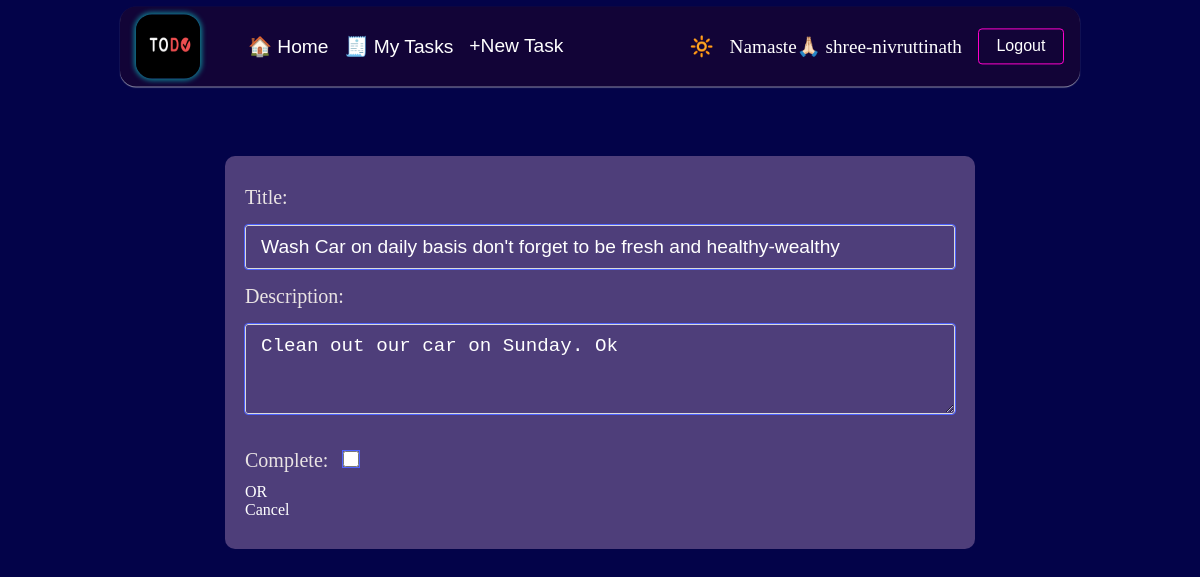
The app's page /task_update/2 (signed in) with its own data.
### base/models.py (models this page shows, shortened)
class Task(models.Model):
  user = models.ForeignKey(User, on_delete=models.CASCADE, null=True, blank=True)
  title = models.CharField(max_length=200, null=True, blank=True)
  description = models.TextField(null=True, blank=True)
  complete = models.BooleanField(default=False)
  created = models.DateTimeField(auto_now_add=True)
  class Meta:
    ordering = ['complete', 'created']

### base/views.py (the view)
# urls.py: path('task_update/<int:pk>', TaskUpdate.as_view(), name='task_update'),
class TaskUpdate(LoginRequiredMixin, UpdateView):
  model = Task
  fields = ['title', 'description', 'complete']
  success_url = reverse_lazy('tasks')

### base/templates/base/task_form.html (shortened to what this page needs)
{% extends "base/base.html" %}
{% block main %}
  <div class="form-container">
    {% include 'base/form.html' with p='Save' %}
    <div class="option-btn-container">
      <p>OR</p>
      <a class='login-option-link back-btn' href="{% url 'tasks' %}">Cancel</a>
    </div>
  </div>
{% endblock main %}

### base/templates/base/header.html (shortened to what this page needs)
{% load static %}
<header class="todo-header">
  <div class="left-section">
    <img src="{% static "base/images/todo-logo1.png" %}" id="todo-logo">
    <nav>
      <a href="">🏠 Home</a>
      {% if request.user.is_authenticated %}
        <a href="{% url 'tasks' %}">🧾 My Tasks</a>
        <a href="{% url 'task_create' %}"><span class="new-task-logo">+</span>New Task</a>
      {% endif %}
    </nav>
  </div>
  <div class="right-section">
    {% if request.user.is_authenticated %}
      <span class="theme-icon">
        {% if theme %}
          🌙
        {% else %}
          🔆
        {% endif %}
      </span>
      <span class="username">Namaste🙏🏻 {{request.user}} </span>
      <form action="{% url 'logout' %}" method="POST">
        <input class="logout-btn login-link-btn" type="submit" value="Logout">
      </form>
    {% else %}
      <nav>
        <a class="login-link-btn" href="{% url 'login' %}">Login</a>
        <a class="signup-link-btn" href="{% url 'signup' %}">Signup</a>
      </nav>
    {% endif %}
  </div>
</header>

### base/templates/base/form.html (shortened to what this page needs)
{% for field  in form  %}
  <div class="input-field-wrapper">
    {{field.label_tag}}
    {{field}}
  </div>
{% endfor %}

### base/static/base/css/index.css (style rules this page uses)
* { box-sizing: border-box; margin: 0; padding: 0; border: none; outline: none; background-color: transparent; }
body { min-height: 100vh; width: 100vw; max-width: 70rem; margin: 0 auto; overflow: hidden; overflow-y: scroll; background-color: #030349; color: #fff; }
a { text-decoration: none; color: #fff; }
.todo-header { overflow: hidden; background-color: #120437; box-shadow: 0 1px 1px #dddddda5; position: sticky; top: 0.4rem; height: 5rem; width: 100%; max-width: 60rem; display: flex; justify-content: space-between; align-items: center; margin: 0 auto; padding: 0.5rem 1rem; border-radius: 1rem; font-size: 1.2rem; z-index: 100; }
.left-section, .right-section { display: flex; align-items: center; column-gap: 1rem; }
#todo-logo { border-radius: 1rem; height:4rem; width: 4rem; margin-right: 2rem; box-shadow: 0 0 5px 2px #109aa1d4; }
.todo-header nav { display: flex; align-items: center; column-gap: 1rem; font-family: Arial, Helvetica, sans-serif; }
.login-link-btn, .signup-link-btn { padding: 0.5rem 1.1rem; border-radius: 0.25rem; font-size: 1rem; color: #fff; }
.login-link-btn { border: 1px solid #ff00cc; }
.form-container { margin: 20px auto; min-width:310px; width: 100%; max-width:750px; padding: 30px 20px; background-color: #fac7ec4d; border-radius: 10px; }
.input-field-wrapper { width: 100%; font-size: 1.25rem; }
.input-field-wrapper label { color: #eae4e4; }
.input-field-wrapper input, .input-field-wrapper textarea { padding: 10px; margin: 1rem 0; font-size: 1.2rem; width: 100%; border: 1px solid #dadada; outline: 1px solid #4e63fe; text-indent: 5px; border-radius: 3px; color: #fff; background-color: transparent; }
.input-field-wrapper textarea { height: 90px; }
.input-field-wrapper input::placeholder { color: #b7b7b7; text-indent: 5px; }
input[type='checkbox'] { display: inline-block; width: 1rem; height: 1rem; cursor: pointer; }

### records on screen
Task: form "Wash Car on daily basis don't forget to be fresh and healthy-wealthy" "Clean out our car on Sunday. Ok"

### other values on screen
{{ request.user }} "shree-nivruttinath"
{{ field.label_tag }} "Title:" "Description:" "Complete:"
